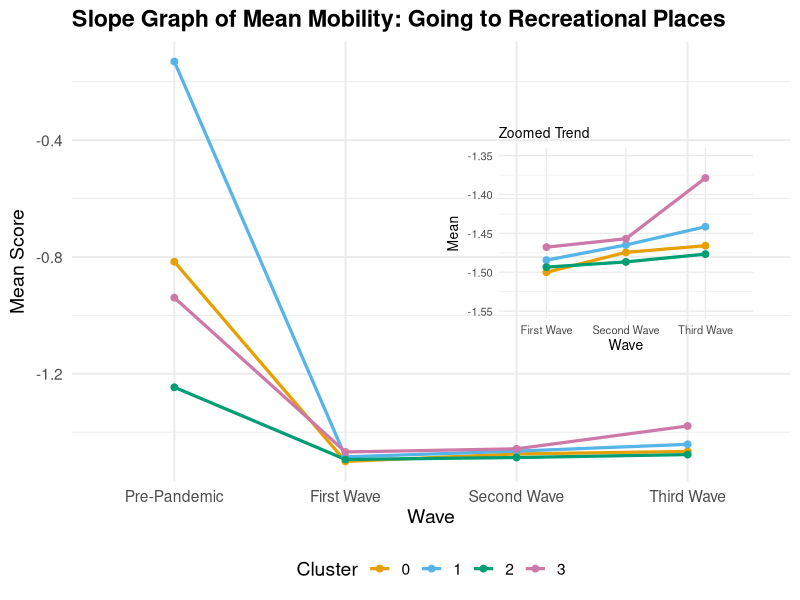

Generate this figure with R:
# Libraries
library(tidyverse)
library(ggforce)
library(ggtext)
library(readr)
library(cowplot)

# Data Preparation
# Step 1: Load all wave datasets
pre <- read_csv("data/input/PrePandemic.csv",show_col_types = FALSE)
first <- read_csv("data/input/First_Wave.csv",show_col_types = FALSE)
second <- read_csv("data/input/Second_Wave.csv",show_col_types = FALSE)
third <- read_csv("data/input/Third_Wave.csv", show_col_types = FALSE)

# Step 2: Compute mean per cluster for the factor "going to recreational places"
get_means <- function(df, wave_name) {
  df %>%
    group_by(cluster) %>%
    summarise(Mean = mean(`going to recreational places`, na.rm = TRUE)) %>%
    mutate(Wave = wave_name)
}

pre_means <- get_means(pre, "Pre-Pandemic")
first_means <- get_means(first, "First Wave")
second_means <- get_means(second, "Second Wave")
third_means <- get_means(third, "Third Wave")

# Combine into one dataframe
all_means <- bind_rows(pre_means, first_means, second_means, third_means)

# Ensure Wave is ordered
all_means$Wave <- factor(all_means$Wave, levels = c("Pre-Pandemic", "First Wave", "Second Wave", "Third Wave"))

palette_cb <- c("#E69F00", "#56B4E9", "#009E73", "#CC79A7")

# Factor 1

# Ensure ordered factor
all_means$Wave <- factor(all_means$Wave, levels = c("Pre-Pandemic", "First Wave", "Second Wave", "Third Wave"))

# Main slope graph
main_plot <- ggplot(all_means, aes(x = Wave, y = Mean, group = factor(cluster), color = factor(cluster))) +
  geom_line(size = 1.1) +
  geom_point(size = 2) +
  labs(
    title = "Slope Graph of Mean Mobility: Going to Recreational Places",
    x = "Wave",
    y = "Mean Score",
    color = "Cluster"
  ) +
  scale_color_manual(values = palette_cb) +
  theme_minimal(base_size = 14) +
  theme(
    plot.title = element_text(face = "bold"),
    legend.position = "bottom"
  )

# Zoomed plot (only from First Wave onward)
zoom_df <- all_means %>% filter(Wave %in% c("First Wave", "Second Wave", "Third Wave"))

zoom_plot <- ggplot(zoom_df, aes(x = Wave, y = Mean, group = factor(cluster), color = factor(cluster))) +
  geom_line(size = 1.1) +
  geom_point(size = 2) +
  labs(title = "Zoomed Trend", x = "Wave", y = "Mean") +
  scale_color_manual(values = palette_cb) +
  theme_minimal(base_size = 10) +
  theme(
    legend.position = "none",
    plot.title = element_text(size = 10)
  ) +
  coord_cartesian(ylim = c(-1.55, -1.35))

# Combine main + inset
final_plot <- ggdraw() +
  draw_plot(main_plot) +
  draw_plot(zoom_plot, x = 0.55, y = 0.4, width = 0.4, height = 0.4)

# Save output
ggsave("data/output/Factor1.png", plot = final_plot, width = 10, height = 6, dpi = 600, bg = "white")
